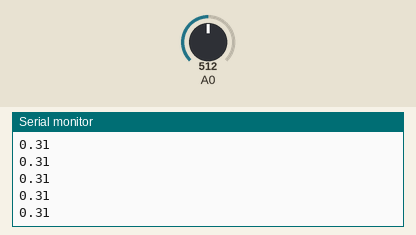
Simulated run of this sketch. Board: Arduino Uno, built with avr-gcc and run on an emulated ATmega328P. On the bench: the last lines printed to the serial monitor. The inputs (shaded band) are chosen by the test bench; at power-on: A0 = 512.

Above: at 1.2 s.
1.3 s: A0 set to 716
At 1.31 s:
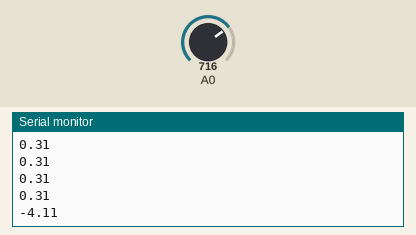
2.8 s: A0 set to 900
At 2.82 s:
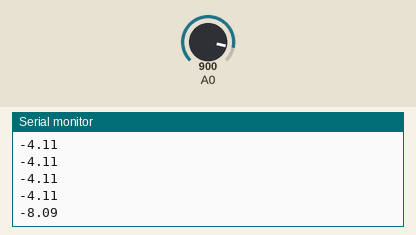
Timing chart, 0 to 5.8 s (numbered marks = the images above; inputs shaded):
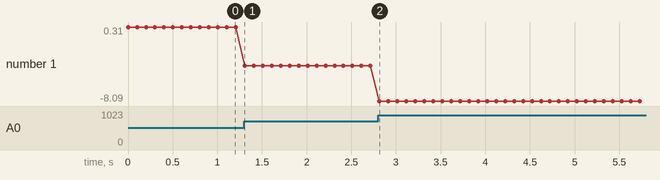

Measured:
- after the input at 1.3 s, the serial monitor: prints a new line at once (image 1)
- after the input at 2.8 s, the serial monitor: prints a new line at once (image 2)
- plotted number 1: 0.31 → -4.11 after the input at 1.3 s, -4.11 → -8.09 after the input at 2.8 s

The sketch:

Airspeed-final.ino
```cpp
//VentSim v1.0
//by Dominick C. Watts

int x = 0;
int row = 0;
int reading;
float kPa;
float rawcmH2O;
float cmH2O;
void setup() {
Serial.begin(9600);

}
void loop() {
reading = -(analogRead(A0));
kPa = ((reading / 46.2)+11.39); //kPa = ((reading / 18) - 27.7777);
//kPa = ((reading / 81) + 6 );


//rawcmH2O = (kPa * 10.20);
//cmH2O = abs(rawcmH2O - 12.47);
//Serial.print("DATA,TIME,");
//Serial.print(x);
//Serial.print(",");
Serial.println(kPa);
//Serial.println(reading);
//Serial.print(",");
//Serial.println(cmH2O);

delay(100);
}
```
